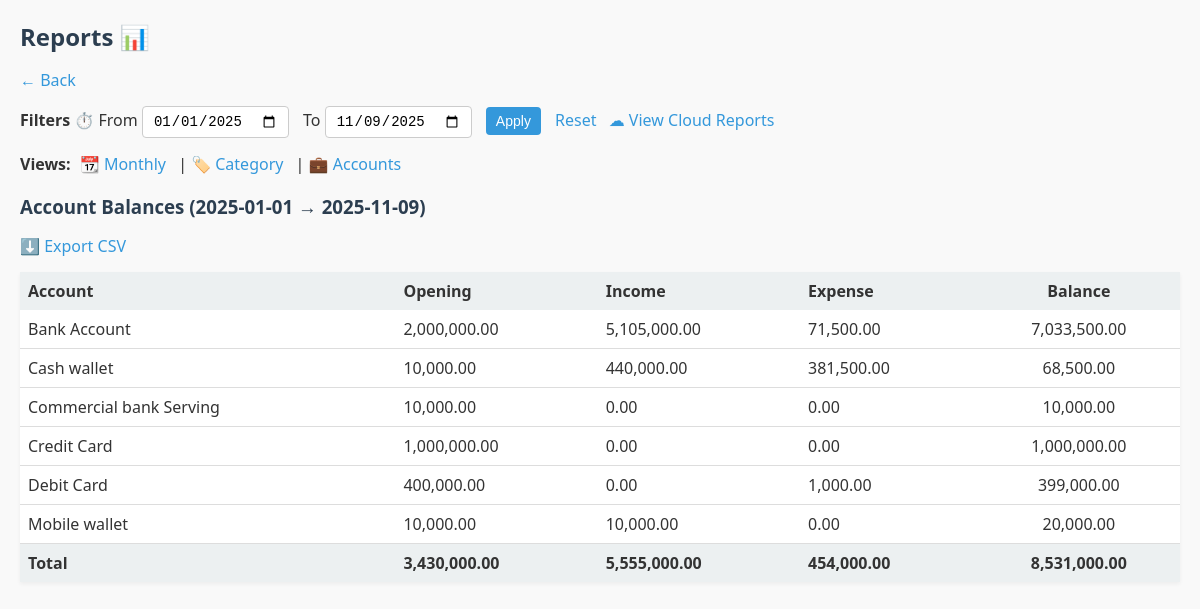
The page /app/reports/index.php?view=accounts&from=2025-01-01&to=2025-11-09 (signed in) on the database its author committed.
### tables this page shows
CREATE TABLE ACCOUNTS_LOCAL (
  local_account_id  INTEGER PRIMARY KEY AUTOINCREMENT,
  user_local_id     INTEGER NOT NULL,
  server_account_id INTEGER,
  account_name      TEXT NOT NULL,
  account_type      TEXT NOT NULL CHECK(account_type IN ('CASH','BANK','CARD','MOBILE')),
  currency_code     TEXT NOT NULL DEFAULT 'LKR',
  opening_balance   REAL NOT NULL DEFAULT 0,
  is_active         INTEGER NOT NULL DEFAULT 1, -- 1/0
  created_at        TEXT NOT NULL,
  updated_at        TEXT NOT NULL,
  FOREIGN KEY(user_local_id) REFERENCES USERS_LOCAL(local_user_id)
);

### app/reports/index.php (the view, shortened to what this page needs)
<?php
$pdo = sqlite();
$uid = (int)$_SESSION['uid'];
function h($x){ return htmlspecialchars((string)$x, ENT_QUOTES, 'UTF-8'); }
$view   = $_GET['view'] ?? 'monthly';
$from   = $_GET['from'] ?? date('Y-01-01');
$to     = $_GET['to']   ?? date('Y-m-d');
$where = "t.user_local_id = ? AND date(t.txn_date) BETWEEN date(?) AND date(?)";
if ($view === 'accounts') {
    $accSql = "
        SELECT
            a.local_account_id,
            a.account_name,
            a.opening_balance,
            COALESCE(SUM(CASE WHEN t.txn_type='INCOME'  THEN t.amount END),0)  AS inc_amt,
            COALESCE(SUM(CASE WHEN t.txn_type='EXPENSE' THEN t.amount END),0)  AS exp_amt
        FROM ACCOUNTS_LOCAL a
        LEFT JOIN TRANSACTIONS_LOCAL t
            ON t.account_local_id = a.local_account_id
           AND $where
        WHERE a.user_local_id = ?
        GROUP BY a.local_account_id, a.account_name, a.opening_balance
        ORDER BY a.account_name
    ";
    $st = $pdo->prepare($accSql);
    $st->execute([$uid,$from,$to,$uid]);
    $rows = $st->fetchAll(PDO::FETCH_ASSOC);
}
?>
<!doctype html>
<html>
<head>
    <link rel="stylesheet" href="<?= APP_BASE ?>/app/reports/index.css">
</head>
<body>
<h2>Reports 📊</h2>
<p><a href="<?= APP_BASE ?>/public/dashboard.php">← Back</a></p>
<form method="get" class="filter-form">
    <b>Filters ⏱️</b>
    <label>From</label>
    <input type="date" name="from" value="<?= h($from) ?>">
    <label>To</label>
    <input type="date" name="to" value="<?= h($to) ?>">
    <button type="submit">Apply</button>
    <a href="<?= APP_BASE ?>/app/reports/index.php?view=<?= h($view) ?>">Reset</a>
    <a href="<?= APP_BASE ?>/app/reports/index_oracle.php" class="btn-cloud">☁ View Cloud Reports</a>
</form>
<nav class="view-nav">
    <b>Views:</b>
    <a href="<?= APP_BASE ?>/app/reports/index.php?view=monthly&from=<?= h($from) ?>&to=<?= h($to) ?>">📆 Monthly</a> |
    <a href="<?= APP_BASE ?>/app/reports/index.php?view=category&from=<?= h($from) ?>&to=<?= h($to) ?>">🏷️ Category</a> |
    <a href="<?= APP_BASE ?>/app/reports/index.php?view=accounts&from=<?= h($from) ?>&to=<?= h($to) ?>">💼 Accounts</a>
</nav>
<?php if ($view === 'accounts'): ?>
    <h3>Account Balances (<?= h($from) ?> → <?= h($to) ?>)</h3>
    <p><a href="<?= APP_BASE ?>/app/reports/index.php?view=accounts&from=<?= h($from) ?>&to=<?= h($to) ?>&export=1">⬇️ Export CSV</a></p>
    <table class="report-table">
        <tr><th>Account</th><th>Opening</th><th>Income</th><th>Expense</th><th>Balance</th></tr>
        <?php $totOpen=0;$totInc=0;$totExp=0;$totBal=0; foreach($rows as $r):
            $bal = (float)$r['opening_balance'] + (float)$r['inc_amt'] - (float)$r['exp_amt'];
            $totOpen+=(float)$r['opening_balance']; $totInc+=(float)$r['inc_amt']; $totExp+=(float)$r['exp_amt']; $totBal+=$bal; ?>
            <tr>
                <td><?= h($r['account_name']) ?></td>
                <td><?= number_format((float)$r['opening_balance'],2) ?></td>
                <td><?= number_format((float)$r['inc_amt'],2) ?></td>
                <td><?= number_format((float)$r['exp_amt'],2) ?></td>
                <td><?= number_format($bal,2) ?></td>
            </tr>
        <?php endforeach; ?>
        <tr><th>Total</th><th><?= number_format($totOpen,2) ?></th><th><?= number_format($totInc,2) ?></th><th><?= number_format($totExp,2) ?></th><th><?= number_format($totBal,2) ?></th></tr>
    </table>
<?php endif; ?>
</body>
</html>

### app/reports/index.css (style rules this page uses)
body { font-family: "Segoe UI", Tahoma, Geneva, Verdana, sans-serif; background-color: #f9f9f9; color: #333; margin: 20px; }
h2, h3 { color: #2c3e50; margin-bottom: 10px; }
p, form, nav { margin-bottom: 15px; }
a { color: #3498db; text-decoration: none; margin-right: 8px; }
form input, form select, form button { padding: 6px 10px; margin-right: 10px; border-radius: 4px; border: 1px solid #ccc; font-size: 14px; }
form button { background-color: #3498db; color: #fff; border: none; cursor: pointer; transition: 0.2s; }
table { width: 100%; border-collapse: collapse; margin-bottom: 20px; background-color: #fff; box-shadow: 0 2px 4px rgba(0,0,0,0.05); }
table th { background-color: #ecf0f1; text-align: left; padding: 8px; font-weight: 600; }
table td { padding: 8px; border-bottom: 1px solid #ddd; }
th, td { text-align: left; }
th:last-child, td:last-child { text-align: center; }
nav b { margin-right: 5px; }

### rows shown on the page
accounts_local: account_name "Bank Account", opening_balance "2,000,000.00", inc_amt "5,105,000.00", exp_amt "71,500.00", bal "7,033,500.00"
accounts_local: account_name "Cash wallet", opening_balance "10,000.00", inc_amt "440,000.00", exp_amt "381,500.00", bal "68,500.00"
accounts_local: account_name "Commercial bank Serving", opening_balance "10,000.00", inc_amt "0.00", exp_amt "0.00", bal "10,000.00"
accounts_local: account_name "Credit Card", opening_balance "1,000,000.00", inc_amt "0.00", exp_amt "0.00", bal "1,000,000.00"
accounts_local: account_name "Debit Card", opening_balance "400,000.00", inc_amt "0.00", exp_amt "1,000.00", bal "399,000.00"
accounts_local: account_name "Mobile wallet", opening_balance "10,000.00", inc_amt "10,000.00", exp_amt "0.00", bal "20,000.00"

### other values the page prints
$from "2025-01-01"
$to "2025-11-09"
$totOpen "3,430,000.00"
$totInc "5,555,000.00"
$totExp "454,000.00"
$totBal "8,531,000.00"
